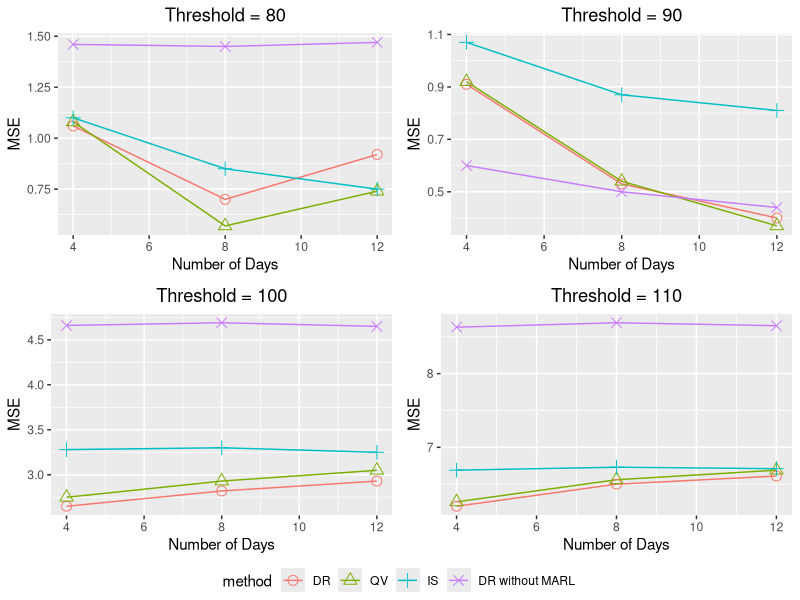

This chart was generated by the following R code:

# package -----------------------------------------------------------------

library("ggplot2")
library("reshape2")
library("ggpubr")

# data processing ---------------------------------------------------------

# rbind(c(
#   , 
#   ]
# c(


r1 = rbind(c(1.0600e+00, 1.0800e+00, 1.1000e+00, 1.4600e+00, 2.7851e+04, 1.0110e+01),                 
 c(9.1000e-01, 9.2000e-01, 1.0700e+00, 6.0000e-01, 6.2686e+04, 8.5900e+00),                                                                   
 c(2.6500e+00, 2.7500e+00, 3.2800e+00, 4.6600e+00, 1.3025e+05, 8.1400e+00),                                                                   
 c(6.2000e+00, 6.2600e+00, 6.6900e+00, 8.6300e+00, 1.3594e+05, 9.6800e+00))                                                                  


r2 = rbind(c(7.0000e-01, 5.7000e-01, 8.5000e-01, 1.4500e+00, 1.4136e+05, 1.0100e+01),                                                          
  c(5.3000e-01, 5.4000e-01, 8.7000e-01, 5.0000e-01, 1.0101e+05, 8.5900e+00),                                                               
  c(2.8200e+00, 2.9300e+00, 3.3000e+00, 4.6900e+00, 6.9906e+04, 8.1500e+00),                                                                   
  c(6.5000e+00, 6.5600e+00, 6.7300e+00, 8.6900e+00, 8.2243e+04, 9.6900e+00))                                                                   



r3 = rbind(c(9.2000e-01, 7.4000e-01, 7.5000e-01, 1.4700e+00, 6.5480e+05, 1.0120e+01),
  c(4.0000e-01, 3.7000e-01, 8.1000e-01, 4.4000e-01, 6.2550e+05, 8.6000e+00),
  c(2.9300e+00, 3.0500e+00, 3.2500e+00, 4.6500e+00, 2.8926e+05, 8.1600e+00),
  c(6.6100e+00, 6.6900e+00, 6.7100e+00, 8.6500e+00, 2.5924e+05, 9.7000e+00))

# data_settings = list(r1, r2, r3)
setting_range = c(4, 8, 12)

with_Naive_average = F
# trend = "sd_R"
trend = "day"

data_targets = list()
for (target in 1:4) {
  dat = rbind(r1[target, ], r2[target, ], r3[target, ]) # , r4[target, ]
  if (with_Naive_average) {
    dat = dat[,-5]
  }else{
    dat = dat[,-c(5,6)]
  }
  
  dat = cbind(setting_range, dat)
  dat = as.data.frame(dat)
  
  if (with_Naive_average) {
    names(dat) = c(trend, "DR","QV","IS", "DR without MARL",  "Naive Average") # "DR without Mean Field",
  }else{
    names(dat) = c(trend, "DR","QV","IS", "DR without MARL") # "DR without Mean Field",
  }
  
  if (trend == "sd_R") {
    mdf <- melt(dat, id.vars="sd_R", value.name="MSE", variable.name="method")
  }else{
    mdf <- melt(dat, id.vars="day", value.name="MSE", variable.name="method")
  }
  data_targets[[target]] = mdf
}





# plotting ----------------------------------------------------------------

threshold_levels = seq(80,110,10)

gg_one_target <-function(dat, threshold, x_axis = T, y_axis = T){
  n_est = length(levels(unique(data_targets[[l]][,2])))
  if (trend == "sd_R") {
    g = ggplot(data=dat, aes(x=sd_R, y=MSE, group = method, colour = method))
  }else{
    g = ggplot(data=dat, aes(x=day, y=MSE, group = method, colour = method))
  }
  
  
  g = g + geom_line() +
    geom_point( size = 3, aes(shape = method), fill="white")+ 
    scale_shape_manual(values=c(1:n_est)) +
    ggtitle(paste(sep = "", "Threshold = ", threshold)) + # paste(title_prefix, name[l] ,sep = " ")
    theme(plot.title = element_text(hjust = 0.5)) 
  # + 
    # scale_x_continuous(breaks = seq(7, 11, 1)) + 
    # scale_y_continuous(breaks = seq(0, 12, 1))
  if (x_axis) {
    if (trend == "sd_R") {
      g = g + xlab("sd_R")
    }else{
      g = g + xlab("Number of Days")
    }
  }
  if (y_axis) {
    y = g + ylab("MSE")
  }
  return(g)
}
# xlim

ggs = list()
for (l in c(1:4)) {
  ggs[[l]] = gg_one_target(data_targets[[l]], threshold_levels[l])
  # print(ggs[[l]])
}

g = ggarrange(ggs[[1]], ggs[[2]], ggs[[3]], ggs[[4]], ncol=2, nrow=2, common.legend = TRUE, legend="bottom")
print(g)

# https://rpkgs.datanovia.com/ggpubr/reference/ggarrange.html


# archive -----------------------------------------------------------------


# ggsave(g, height = ..., width = ...)


# dev.off()

# caption; legend; comparison; x and y axis
# one_plot <-function(){
#   
#   return()
#     
# }


  # annotate_figure(figure,
  #                 top = text_grob("Visualizing Tooth Growth", color = "red", face = "bold", size = 14),
  #                 bottom = text_grob("Data source: \n ToothGrowth data set", color = "blue",
  #                                    hjust = 1, x = 1, face = "italic", size = 10),
  #                 left = text_grob("Figure arranged using ggpubr", color = "green", rot = 90),
  #                 right = "I'm done, thanks :-)!",
  #                 fig.lab = "Figure 1", fig.lab.face = "bold"
  # )
# g = grid.arrange(gg_I, gg_R,  gg_new, nrow = 3, top = textGrob(main_title, gp=gpar(fontsize=15,font=1)))


# ggexport(g, filename = "/Users/mac/Desktop/test.png")

# , ncol = NULL,
#          nrow = NULL, width = 480, height = 480, pointsize = 12,
#          res = NA, verbose = TRUE)
# Off-policy evaluation results for the target policy with threshold X.

# 
# T1 = rbind(c(8.8000e-01, 6.8000e-01, 7.0000e-01, 1.5000e+00, 4.4516e+06, 1.0100e+01)
#            , c(3.0000e-01, 2.6000e-01, 7.6000e-01, 3.8000e-01, 3.6815e+05, 8.5900e+00)
#            , c(2.8900e+00, 3.0200e+00, 3.1700e+00, 4.6000e+00, 3.4414e+05, 8.1300e+00)
#            , c(6.6400e+00, 6.7200e+00, 6.6200e+00, 8.6200e+00, 7.8847e+05, 9.6800e+00))
# 
# 
# T2 = rbind(c(9.1000e-01, 7.2000e-01, 7.2000e-01, 1.4900e+00, 8.3047e+06, 1.0100e+01)
#            ,  c(3.4000e-01, 3.1000e-01, 7.6000e-01, 3.9000e-01, 3.1747e+05, 8.5900e+00)
#            ,  c(2.8800e+00, 3.0000e+00, 3.1900e+00, 4.6000e+00, 2.9499e+05, 8.1400e+00)
#            ,  c(6.6100e+00, 6.7000e+00, 6.6100e+00, 8.6200e+00, 7.7772e+05, 9.6800e+00))
# 
# 
# T3 = rbind(c(9.6000e-01, 7.9000e-01, 7.5000e-01, 1.5000e+00, 7.2443e+06, 1.0110e+01)
#            ,  c(4.5000e-01, 4.3000e-01, 7.9000e-01, 4.3000e-01, 3.2214e+05, 8.5900e+00)
#            ,  c(2.8800e+00, 3.0000e+00, 3.1800e+00, 4.6200e+00, 4.1990e+05, 8.1400e+00)
#            , c(6.6000e+00, 6.6900e+00, 6.6100e+00, 8.6300e+00, 6.8414e+05, 9.6800e+00))
# 
# 
# T4 = rbind(c(1.1500e+00, 1.0300e+00, 8.6000e-01, 1.5100e+00, 5.3854e+06, 1.0110e+01)
#            , c(7.4000e-01, 7.2000e-01, 8.8000e-01, 5.2000e-01, 4.4523e+05, 8.5900e+00)
#            , c(2.9200e+00, 3.0300e+00, 3.2100e+00, 4.6300e+00, 4.3148e+05, 8.1400e+00)
#            , c(6.6200e+00, 6.6900e+00, 6.6000e+00, 8.6500e+00, 7.2153e+05, 9.6800e+00))